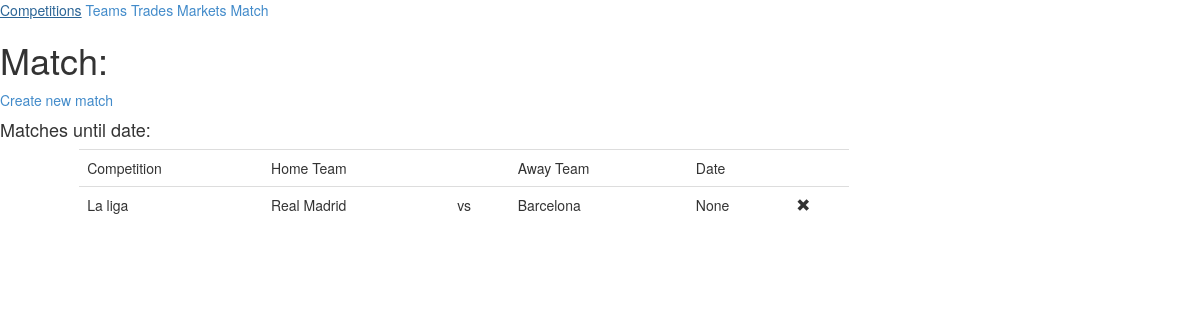
/Match/, run on an earlier commit of the app's database.
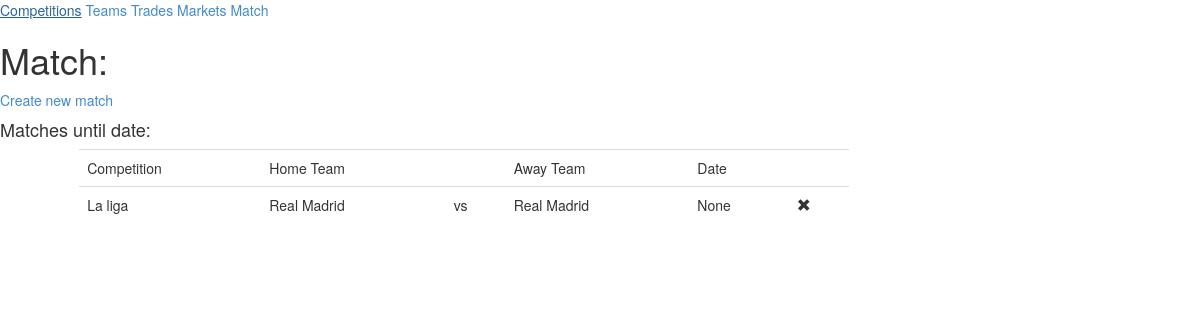
And on a later commit of the database.
### match/models.py (models this page shows, shortened)
class Match(models.Model):
    competition = models.ForeignKey(Competition, related_name="competition")
    homeTeam = models.ForeignKey(Team, related_name="home")
    awayTeam = models.ForeignKey(Team, related_name="away")
    matchTime = models.DateField()

### team/models.py (models this page shows)
class Team(models.Model):
    team_name = CharField(max_length=20)
    def __str__(self):
        return self.team_name

### competition/models.py (models this page shows, shortened)
class Competition(models.Model):
    competition_name = CharField(max_length=20)

### match/views.py (the view)
def index(request):
     matches = Match.objects.all()
     context = RequestContext(request, {'allMatches': matches})
     return render(request, 'match/index.html', context)

### match/templates/match/index.html (shortened to what this page needs)
{% extends "gba_menu.html" %}
{% block screenMenu %}
<h1>Match:</h1>
{% endblock %}
{% block content %}
<a href="{% url 'match:new' %}"> Create new match</a><br>
<h4> Matches until date:</h4>
<div class="container-fluid col-md-8 ">
    <table class="table col-md-offset-1">
        <tr>
            <td>Competition</td>
            <td>Home Team</td>
            <td></td>
            <td>Away Team</td>
            <td>Date</td>
            <td></td>
        </tr>
        {% for match in allMatches %}
        <form action="{% url 'match:delete' %}" method="post" id="teste">
            <tr>
                <td>{{ match.competition.competition_name }}</td>
                <td>{{ match.homeTeam }}</td>
                <td> vs</td>
                <td>{{ match.awayTeam }}</td>
                <td>{{ match.matchTime }}</td>
                <td><span class="glyphicon glyphicon-remove" style="cursor: pointer;"
                          onclick="document.getElementById('match').value = {{ match.id }};document.getElementById('teste').submit();"></span>
                </td>
            </tr>
        </form>
</div>
{% endfor %}
{% endblock %}

What changed in the data, as far as the page shows it:
changed Match "None": awayTeam "Barcelona" → "Real Madrid"
